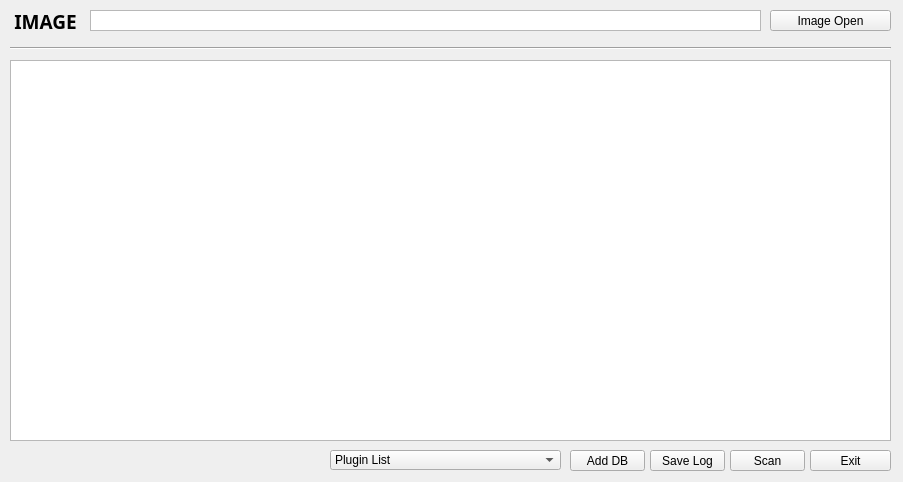
<?xml version="1.0" encoding="UTF-8"?>
<ui version="4.0">
 <class>MainWindow</class>
 <widget class="QMainWindow" name="MainWindow">
  <property name="geometry">
   <rect>
    <x>0</x>
    <y>0</y>
    <width>903</width>
    <height>482</height>
   </rect>
  </property>
  <property name="maximumSize">
   <size>
    <width>903</width>
    <height>482</height>
   </size>
  </property>
  <property name="windowTitle">
   <string>Volatility GUI by Pental</string>
  </property>
  <widget class="QWidget" name="centralwidget">
   <widget class="QPushButton" name="exit">
    <property name="geometry">
     <rect>
      <x>810</x>
      <y>450</y>
      <width>81</width>
      <height>21</height>
     </rect>
    </property>
    <property name="text">
     <string>Exit</string>
    </property>
   </widget>
   <widget class="QLabel" name="Command">
    <property name="geometry">
     <rect>
      <x>20</x>
      <y>460</y>
      <width>211</width>
      <height>20</height>
     </rect>
    </property>
    <property name="text">
     <string/>
    </property>
    <property name="alignment">
     <set>Qt::AlignCenter</set>
    </property>
   </widget>
   <widget class="QToolButton" name="open_file_btn">
    <property name="geometry">
     <rect>
      <x>770</x>
      <y>10</y>
      <width>121</width>
      <height>21</height>
     </rect>
    </property>
    <property name="text">
     <string>Image Open</string>
    </property>
   </widget>
   <widget class="QTextBrowser" name="file_path">
    <property name="geometry">
     <rect>
      <x>90</x>
      <y>10</y>
      <width>671</width>
      <height>21</height>
     </rect>
    </property>
    <property name="verticalScrollBarPolicy">
     <enum>Qt::ScrollBarAlwaysOff</enum>
    </property>
   </widget>
   <widget class="Line" name="line">
    <property name="geometry">
     <rect>
      <x>10</x>
      <y>40</y>
      <width>881</width>
      <height>16</height>
     </rect>
    </property>
    <property name="orientation">
     <enum>Qt::Horizontal</enum>
    </property>
   </widget>
   <widget class="QTextBrowser" name="Command_Result">
    <property name="geometry">
     <rect>
      <x>10</x>
      <y>60</y>
      <width>881</width>
      <height>381</height>
     </rect>
    </property>
   </widget>
   <widget class="QTextBrowser" name="work">
    <property name="geometry">
     <rect>
      <x>10</x>
      <y>510</y>
      <width>741</width>
      <height>61</height>
     </rect>
    </property>
   </widget>
   <widget class="QLabel" name="os">
    <property name="geometry">
     <rect>
      <x>20</x>
      <y>440</y>
      <width>191</width>
      <height>31</height>
     </rect>
    </property>
    <property name="text">
     <string/>
    </property>
   </widget>
   <widget class="QComboBox" name="plugin_list">
    <property name="geometry">
     <rect>
      <x>330</x>
      <y>450</y>
      <width>231</width>
      <height>20</height>
     </rect>
    </property>
    <property name="layoutDirection">
     <enum>Qt::LeftToRight</enum>
    </property>
    <property name="currentText">
     <string>Plugin List</string>
    </property>
    <item>
     <property name="text">
      <string>Plugin List</string>
     </property>
    </item>
    <item>
     <property name="text">
      <string>windows.callbacks</string>
     </property>
    </item>
    <item>
     <property name="text">
      <string>windows.cmdline</string>
     </property>
    </item>
    <item>
     <property name="text">
      <string>windows.dlldump</string>
     </property>
    </item>
    <item>
     <property name="text">
      <string>windows.dlllist</string>
     </property>
    </item>
    <item>
     <property name="text">
      <string>windows.driverscan</string>
     </property>
    </item>
    <item>
     <property name="text">
      <string>windows.filescan</string>
     </property>
    </item>
    <item>
     <property name="text">
      <string>windows.handles</string>
     </property>
    </item>
    <item>
     <property name="text">
      <string>windows.info</string>
     </property>
    </item>
    <item>
     <property name="text">
      <string>windows.malfind</string>
     </property>
    </item>
    <item>
     <property name="text">
      <string>windows.moddump</string>
     </property>
    </item>
    <item>
     <property name="text">
      <string>windows.modscan</string>
     </property>
    </item>
    <item>
     <property name="text">
      <string>windows.modules</string>
     </property>
    </item>
    <item>
     <property name="text">
      <string>windows.mutantscan</string>
     </property>
    </item>
    <item>
     <property name="text">
      <string>windows.poolscanner</string>
     </property>
    </item>
    <item>
     <property name="text">
      <string>windows.procdump</string>
     </property>
    </item>
    <item>
     <property name="text">
      <string>windows.pslist</string>
     </property>
    </item>
    <item>
     <property name="text">
      <string>windows.psscan</string>
     </property>
    </item>
    <item>
     <property name="text">
      <string>windows.pstree</string>
     </property>
    </item>
    <item>
     <property name="text">
      <string>windows.registry.certificates</string>
     </property>
    </item>
    <item>
     <property name="text">
      <string>windows.registry.printkey</string>
     </property>
    </item>
    <item>
     <property name="text">
      <string>windows.registry.userassist</string>
     </property>
    </item>
    <item>
     <property name="text">
      <string>windows.ssdt</string>
     </property>
    </item>
    <item>
     <property name="text">
      <string>windows.statistics</string>
     </property>
    </item>
    <item>
     <property name="text">
      <string>windows.strings</string>
     </property>
    </item>
    <item>
     <property name="text">
      <string>windows.svcscan</string>
     </property>
    </item>
    <item>
     <property name="text">
      <string>windows.symlinkscan</string>
     </property>
    </item>
    <item>
     <property name="text">
      <string>windows.vaddump</string>
     </property>
    </item>
    <item>
     <property name="text">
      <string>windows.vadinfo</string>
     </property>
    </item>
    <item>
     <property name="text">
      <string>windows.vadyarascan</string>
     </property>
    </item>
    <item>
     <property name="text">
      <string>windows.verinfo</string>
     </property>
    </item>
    <item>
     <property name="text">
      <string>windows.virtmap</string>
     </property>
    </item>
   </widget>
   <widget class="QLabel" name="label_2">
    <property name="geometry">
     <rect>
      <x>10</x>
      <y>11</y>
      <width>71</width>
      <height>20</height>
     </rect>
    </property>
    <property name="font">
     <font>
      <family>맑은 고딕</family>
      <pointsize>14</pointsize>
      <weight>75</weight>
      <bold>true</bold>
     </font>
    </property>
    <property name="layoutDirection">
     <enum>Qt::LeftToRight</enum>
    </property>
    <property name="text">
     <string>IMAGE</string>
    </property>
    <property name="alignment">
     <set>Qt::AlignCenter</set>
    </property>
   </widget>
   <widget class="QPushButton" name="scan_vol3">
    <property name="geometry">
     <rect>
      <x>730</x>
      <y>450</y>
      <width>75</width>
      <height>21</height>
     </rect>
    </property>
    <property name="text">
     <string>Scan</string>
    </property>
   </widget>
   <widget class="QPushButton" name="save_log_btn">
    <property name="geometry">
     <rect>
      <x>650</x>
      <y>450</y>
      <width>75</width>
      <height>21</height>
     </rect>
    </property>
    <property name="text">
     <string>Save Log</string>
    </property>
   </widget>
   <widget class="QPushButton" name="add_db_btn">
    <property name="geometry">
     <rect>
      <x>570</x>
      <y>450</y>
      <width>75</width>
      <height>21</height>
     </rect>
    </property>
    <property name="text">
     <string>Add DB</string>
    </property>
   </widget>
  </widget>
  <widget class="QMenuBar" name="menubar">
   <property name="geometry">
    <rect>
     <x>0</x>
     <y>0</y>
     <width>903</width>
     <height>21</height>
    </rect>
   </property>
  </widget>
 </widget>
 <resources/>
 <connections/>
</ui>
